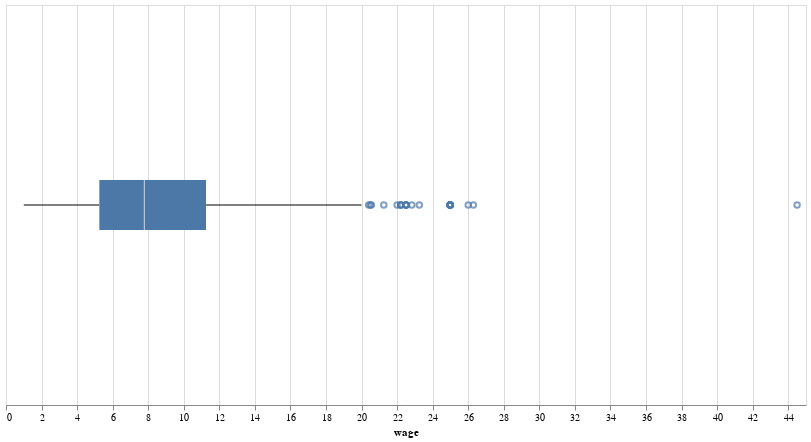

The cell this chart's notebook holds for it:
### Markdown cell above
Ahora como boxplot.

### Code cell
alt.Chart(pop).mark_boxplot(size=50).encode(
    x='wage:Q',
).properties(width=800, height=400)

### Figure 1 — Vega-Lite specification as saved in the notebook (floating-point values rounded to 4 significant figures; data arrays with more than 128 entries replaced by an {"elided": "..."} marker saying what was removed)
{"config": {"view": {"continuousWidth": 300, "continuousHeight": 300}}, "data": {"name": "data-02434fce8bb0abec477508894705cf25"}, "mark": {"type": "boxplot", "size": 50}, "encoding": {"x": {"field": "wage", "type": "quantitative"}}, "height": 400, "width": 800, "$schema": "https://vega.github.io/schema/vega-lite/v5.20.1.json", "datasets": {"data-02434fce8bb0abec477508894705cf25": {"elided": "534 records"}}}
